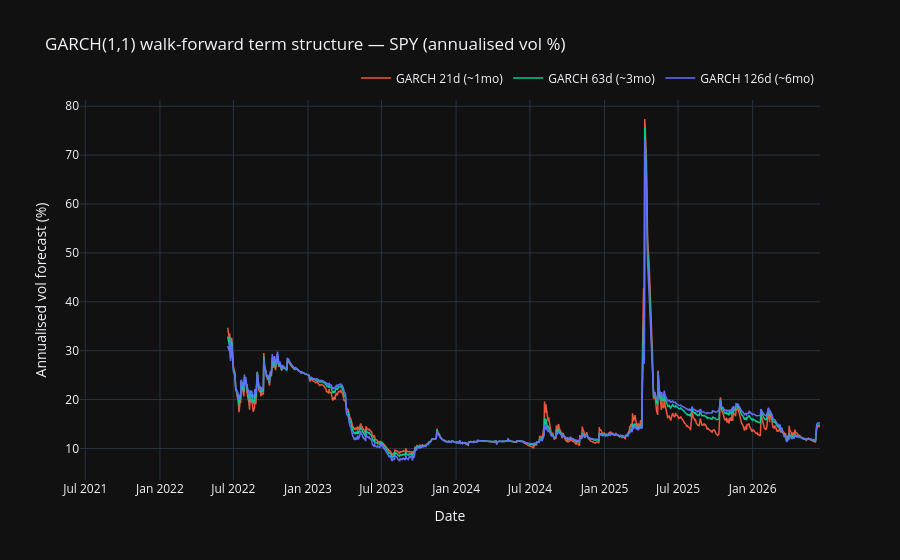

The notebook cell saved with this chart:
### Code cell
fig2 = go.Figure()

_colors = {
    "garch_forecast_21d":  "#EF553B",
    "garch_forecast_63d":  "#00CC96",
    "garch_forecast_126d": "#636EFA",
}
_labels = {
    "garch_forecast_21d":  "GARCH 21d (~1mo)",
    "garch_forecast_63d":  "GARCH 63d (~3mo)",
    "garch_forecast_126d": "GARCH 126d (~6mo)",
}

for col in term_df.columns:
    fig2.add_trace(go.Scatter(
        x=term_df.index,
        y=term_df[col] * 100,
        mode="lines",
        name=_labels[col],
        line=dict(color=_colors[col], width=1.5),
    ))

fig2.update_layout(
    title="GARCH(1,1) walk-forward term structure — SPY (annualised vol %)",
    xaxis_title="Date",
    yaxis_title="Annualised vol forecast (%)",
    template="plotly_dark",
    hovermode="x unified",
    legend=dict(orientation="h", yanchor="bottom", y=1.02, xanchor="right", x=1),
)
fig2.show()

### Figure 1 — Plotly figure (JSON) as saved in the notebook; plotly's stock layout.template omitted (floating-point values rounded to 4 significant figures; data arrays with more than 128 entries replaced by an {"elided": "..."} marker saying what was removed)
{"data": [{"line": {"color": "#EF553B", "width": 1.5}, "mode": "lines", "name": "GARCH 21d (~1mo)", "type": "scatter", "x": {"elided": "1254 str values"}, "y": {"elided": "1254 float values"}}, {"line": {"color": "#00CC96", "width": 1.5}, "mode": "lines", "name": "GARCH 63d (~3mo)", "type": "scatter", "x": {"elided": "1254 str values"}, "y": {"elided": "1254 float values"}}, {"line": {"color": "#636EFA", "width": 1.5}, "mode": "lines", "name": "GARCH 126d (~6mo)", "type": "scatter", "x": {"elided": "1254 str values"}, "y": {"elided": "1254 float values"}}], "layout": {"hovermode": "x unified", "legend": {"orientation": "h", "x": 1, "xanchor": "right", "y": 1.02, "yanchor": "bottom"}, "title": {"text": "GARCH(1,1) walk-forward term structure — SPY (annualised vol %)"}, "xaxis": {"title": {"text": "Date"}}, "yaxis": {"title": {"text": "Annualised vol forecast (%)"}}}}
